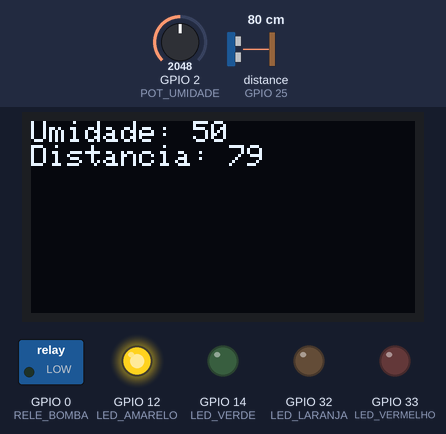
Recording of a program running on a simulated ESP32. On the bench: 128×64 one-colour display, switched loads named in the program (green lamp = pin HIGH), output pins drawn as LEDs (lit = HIGH). Wiring (from diagram.json): ultrasonic range finder: trigger GPIO 26; echo GPIO 25. Inputs (shaded band) come from the test bench; at power-on: distance to the obstacle (sensor on GPIO 25) 80 cm, GPIO 2 (POT_UMIDADE) = 2048. The echo pulse lasts 58.3 µs per cm; pins used as bus, display or sensor lines are not drawn; what the program prints to the serial monitor is not drawn.

Above: at 1.2 s.
1.3 s: distance to the obstacle (sensor on GPIO 25) set to 96 cm
At 6.6 s:
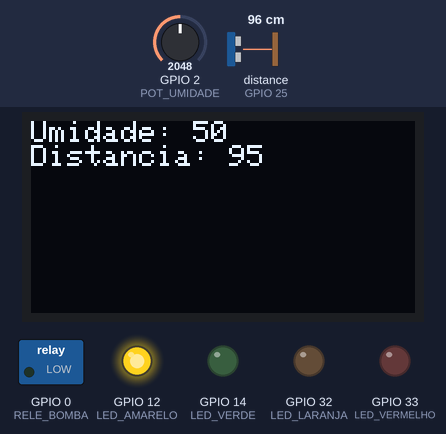
11.7 s: distance to the obstacle (sensor on GPIO 25) set to 104 cm
At 18.9 s:
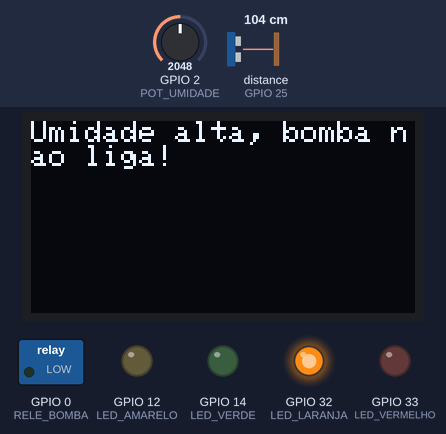
22.6 s: GPIO 2 (POT_UMIDADE) set to 885
At 26.9 s:
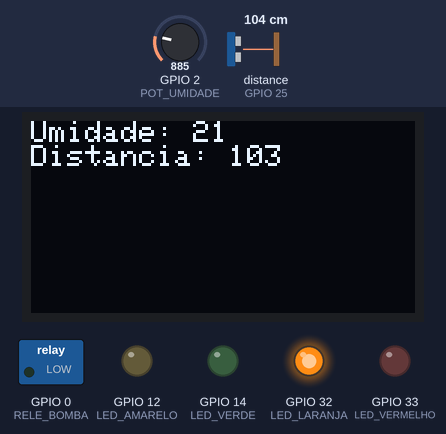
29.5 s: GPIO 2 (POT_UMIDADE) set to 760
At 33.7 s:
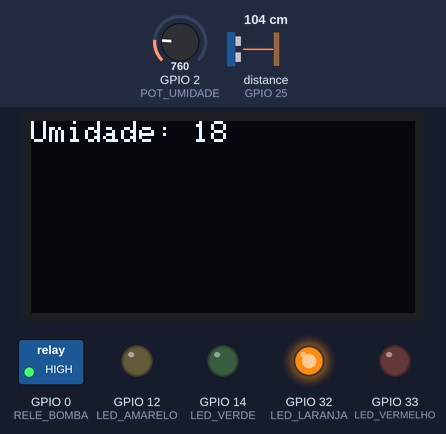
35.5 s: distance to the obstacle (sensor on GPIO 25) set to 199 cm
41.5 s: distance to the obstacle (sensor on GPIO 25) set to 205 cm
At 45.0 s:
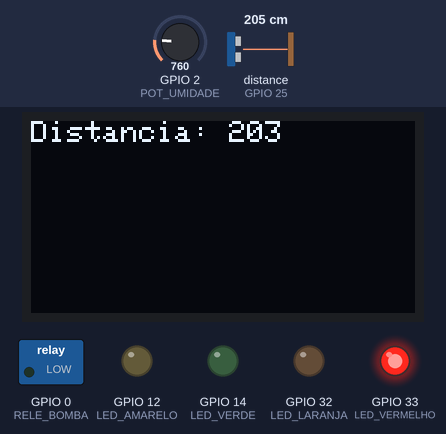
Timing chart, 0 to 46.5 s (numbered marks = the images above; inputs shaded):
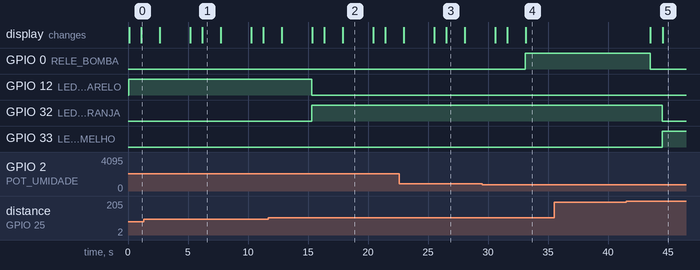

The program:

main.cpp
```cpp
#include <Arduino.h>
#include <sensor.h>
#include <indicadores_led.h>
#include <rele_bomba.h>
#include <tela_oled.h>

TelaOLED tela;

bool statusRele = 0;

void setup() {
  Serial.begin(115200);
  // Funcoes para ativar o sensor ultrassônico, os LEDs indicadores,
  // o relé da bomba e a tela OLED
  ativarSensorUltrassonico();
  ativarLedsIndicadores();
  iniciarReleBomba();

  // Inicialização da tela OLED
  tela.inicializar();
}

void loop() {
  // Leitura da umidade do potenciômetro
  float umidade = medirUmidade();

  // Leitura da distância do sensor ultrassônico
  long distancia = medirDistancia();

  if (distancia >= 200){
    atualizarLedVermelho(); // Acende o LED vermelho

    while (distancia >= 30) {
      distancia = medirDistancia(); // Atualiza a leitura da distância
      tela.exibirValor("Distancia", distancia); // Exibe a distância atualizada na tela OLED
      delay(1000); // Pequena pausa para evitar leituras muito rápidas
    }
  } else if (distancia < 200 && distancia > 100){
    atualizarLedLaranja(); // Acende o LED laranja

    // Exibe mensagem de alerta na tela OLED
    tela.exibirMensagem("Recipiente com pouca agua!");
    delay(1000); // Pequena pausa para evitar leituras muito rápidas

  } else if (distancia <= 100 && distancia > 30){
    atualizarLedAmarelo(); // Acende o LED amarelo

    // Exibe mensagem de alerta na tela OLED
    tela.exibirMensagem("Recipiente com agua suficiente!");
    delay(1000); // Pequena pausa para evitar leituras muito rápidas

  }else if (distancia <= 30){
    atualizarLedVerde(); // Acende o LED verde

    // Exibe mensagem de alerta na tela OLED
    tela.exibirMensagem("Recipiente cheio!");
    delay(1000); // Pequena pausa para evitar leituras muito rápidas
  }

   // Exibe umidade e distância na tela OLED
  tela.exibirDoisValores("Umidade", umidade, "Distancia", distancia);
  delay(1500); // Pequena pausa para evitar leituras muito rápidas

  if (umidade <= 20.0 && distancia < 170) {
    // Se a umidade estiver abaixo do limite e o recipiente tiver água suficiente, liga a bomba
    statusRele = 1; // Liga a bomba

  } else {
    if (umidade > 20.0) {
      // Se a umidade estiver acima do limite, nao liga a bomba
      tela.exibirMensagem("Umidade alta, bomba nao liga!");

    } else if (distancia >= 170) {
      // se o recipiente estiver quase vazio, nao liga a bomba
      tela.exibirMensagem("Recipiente abaixo do nivel minimo, bomba nao liga!");
    }
    statusRele = 0; // Desliga a bomba
    delay(1500); // Pequena pausa para evitar leituras muito rápidas
  }

  // Saida Centralizada para controle da bomba de água
  ligarBomba(statusRele); // Liga ou desliga a bomba com base no status do relé
  if (statusRele) {
    while (umidade < 85.0) {
      umidade = medirUmidade(); // Atualiza a leitura da umidade
      distancia = medirDistancia(); // Atualiza a leitura da distância

      tela.exibirValor("Umidade", umidade); // Exibe a umidade atualizada na tela OLED
      delay(1000); // Pequena pausa para evitar leituras muito rápidas

      if (distancia >= 200) {
        // se o recipiente estiver quase vazio, desliga a bomba
        tela.exibirMensagem("Recipiente abaixo do nivel minimo, adicione agua!");
        ligarBomba(0); // Desliga a bomba
        break; // Sai do loop para evitar que a bomba continue ligada
      }
    }
  }


  // Impressão da distância medida no monitor serial para depuração
  Serial.print("Distancia: ");
  Serial.print(distancia);
  Serial.println(" cm");

  // Impressão do status da bomba no monitor serial para depuração
  Serial.print("Status da Bomba: ");
  Serial.println(statusRele ? "Ligada" : "Desligada");

  // Pequena pausa para evitar leituras muito rápidas
  delay(1000);
}
```

indicadores_led.h
```cpp
#ifndef INCIDADORES_LED_H
#define INCIDADORES_LED_H

// Protótipo da função para configurar os pinos dos LEDs indicadores
void ativarLedsIndicadores();


/*
Protótipos das funções para controlar os LEDs indicadores de acordo com o CM
do sensor ultrassônico:
*/

void atualizarLedVerde();
void atualizarLedAmarelo();
void atualizarLedVermelho();
void atualizarLedLaranja();

#endif
```

rele_bomba.h
```cpp
#ifndef RELE_BOMBA_H
#define RELE_BOMBA_H

// Protótipo da função iniciar o relé da bomba
void iniciarReleBomba();

// Protótipo da função para ligar a bomba de água
void ligarBomba(bool estado);

#endif
```

sensor.h
```cpp
#ifndef SENSOR_H
#define SENSOR_H

// Prototipo Função para ativar o sensor ultrassônico
void ativarSensorUltrassonico();


// Protótipo Função para medir a distância usando o sensor ultrassônico
long medirDistancia();


// Medir a umidade pelo potenciômetro
float medirUmidade();

#endif
```

tela_oled.h
```cpp
#ifndef TELA_OLED_H
#define TELA_OLED_H

#include <Adafruit_GFX.h>
#include <Adafruit_SSD1306.h>

// Classe para gerenciar o display OLED
class TelaOLED {
public:
    TelaOLED();
    void inicializar();
    void exibirMensagem(const char* mensagem);
    void exibirValor(const char* label, long valor);
    void exibirDoisValores(const char* label1, long valor1, const char* label2, long valor2);
    void limparTela();
private:
    Adafruit_SSD1306 display;
};

#endif // TELA_OLED_H
```

indicadores_led.cpp
```cpp
#include <Arduino.h>
#include <config.h>

// Função para configurar os pinos dos LEDs como saída
void ativarLedsIndicadores() {
    pinMode(LED_VERMELHO, OUTPUT);
    pinMode(LED_LARANJA, OUTPUT);
    pinMode(LED_AMARELO, OUTPUT);
    pinMode(LED_VERDE, OUTPUT);
}

/*
Função para atualizar os LEDs indicadores com base na distância medida
- LED_VERMELHO: Indica que o nível de água está crítico (distância muito alta).
- LED_LARANJA: Indica que o nível de água está baixo (distância alta).
- LED_AMARELO: Indica que o nível de água está moderado (distância média).
- LED_VERDE: Indica que o nível de água está adequado (distância baixa).
*/
void atualizarLedVermelho(){
    digitalWrite(LED_VERDE, LOW);
    digitalWrite(LED_AMARELO, LOW);
    digitalWrite(LED_LARANJA, LOW);
    digitalWrite(LED_VERMELHO, HIGH);
}
void atualizarLedLaranja(){
    digitalWrite(LED_VERDE, LOW);
    digitalWrite(LED_AMARELO, LOW);
    digitalWrite(LED_LARANJA, HIGH);
    digitalWrite(LED_VERMELHO, LOW);
}
void atualizarLedAmarelo(){
    digitalWrite(LED_VERDE, LOW);
    digitalWrite(LED_AMARELO, HIGH);
    digitalWrite(LED_LARANJA, LOW);
    digitalWrite(LED_VERMELHO, LOW);
}
void atualizarLedVerde(){
    digitalWrite(LED_VERDE, HIGH);
    digitalWrite(LED_AMARELO, LOW);
    digitalWrite(LED_LARANJA, LOW);
    digitalWrite(LED_VERMELHO, LOW);
}
```

rele_bomba.cpp
```cpp
#include <Arduino.h>
#include <config.h>

// Função para ativar o relé da bomba
void iniciarReleBomba(){
    pinMode(RELE_BOMBA, OUTPUT); // Configura o pino do relé como saída
}

// Função para ligar a bomba
void ligarBomba(bool estado){
    digitalWrite(RELE_BOMBA, estado); // Ativa o relé (liga ou desliga a bomba)
}
```

sensor.cpp
```cpp
#include <Arduino.h>
#include <config.h>

// Função para ativar o sensor ultrassônico
void ativarSensorUltrassonico(){
    // Configura os pinos do sensor ultrassônico
    pinMode(TRIGGER, OUTPUT);
    pinMode(ECHO, INPUT);
}

// Função para medir a distância usando o sensor ultrassônico
long medirDistancia(){
    // Envia um pulso de 10 microsegundos para o pino de trigger
    digitalWrite(TRIGGER, LOW);
    delayMicroseconds(2);
    digitalWrite(TRIGGER, HIGH);
    delayMicroseconds(10);
    digitalWrite(TRIGGER, LOW);

    // Lê o tempo do pulso de retorno no pino de echo
    long duration = pulseIn(ECHO, HIGH);

    // Calcula a distância em centímetros (velocidade do som é aproximadamente 343 m/s)
    long distance = duration * 0.034 / 2;

    return distance;
}

// Função para medir a umidade usando o potenciômetro
float medirUmidade() {
    // Lê o valor analógico do potenciômetro
    int valorAnalogico = analogRead(POT_UMIDADE);

    // Converte o valor analógico para um valor de umidade (0 a 100%)
    float umidade = (valorAnalogico / 4095.0) * 100.0;

    return umidade;
}
```

tela_oled.cpp
```cpp
#include <Arduino.h>
#include <tela_oled.h>
#include <Wire.h>
#include <config.h>

// Definições para o display OLED
#define SCREEN_WIDTH 128 // Largura do display OLED em pixels
#define SCREEN_HEIGHT 64 // Altura do display OLED em pixels
#define OLED_RESET     -1 // Reset pin # (ou -1 se compartilhado com o microcontrolador)

Adafruit_SSD1306 display(SCREEN_WIDTH, SCREEN_HEIGHT, &Wire, OLED_RESET);

// Implementação da classe TelaOLED
// Construtor que inicializa o display OLED com as dimensões e pino de reset definidos
TelaOLED::TelaOLED() : display(SCREEN_WIDTH, SCREEN_HEIGHT, &Wire, OLED_RESET) {
}

// Método para inicializar o display OLED
void TelaOLED::inicializar() {
    Wire.begin(SDA_PIN, SCL_PIN);// Inicializa a comunicação I2C com os pinos definidos

    if (!display.begin(SSD1306_SWITCHCAPVCC, 0x3C)) {   // Endereço I2C do display
        Serial.println(F("Falha na alocação do SSD1306"));
        for (;;);               // Loop infinito se a alocação falhar
    }

    display.clearDisplay();     // Limpa o buffer do display
    display.setTextSize(1);     // Define o tamanho do texto
    display.setTextColor(SSD1306_WHITE);    // Define a cor do texto
    display.setCursor(0, 0);    // Define a posição do cursor
    display.println(F("Sistema de monitoramento")); // Exibe mensagem de inicialização
    display.display();          // Atualiza o display para mostrar a mensagem
}

// Método para exibir uma mensagem no display OLED
void TelaOLED::exibirMensagem(const char* mensagem) {
    display.clearDisplay();     // Limpa o buffer do display
    display.setCursor(0, 0);    // Define a posição do cursor
    display.println(mensagem);  // Exibe a mensagem fornecida
    display.display();          // Atualiza o display para mostrar a mensagem
}

// Método para exibir um valor numérico com um rótulo no display OLED
void TelaOLED::exibirValor(const char* label, long valor) {
    display.clearDisplay();     // Limpa o buffer do display
    display.setCursor(0, 0);    // Define a posição do cursor
    display.print(label);       // Exibe o rótulo fornecido
    display.print(": ");        // Adiciona um separador entre o rótulo e o valor
    display.println(valor);     // Exibe o valor numérico fornecido
    display.display();          // Atualiza o display para mostrar o rótulo e o valor
}
void TelaOLED::exibirDoisValores(const char* label1, long valor1, const char* label2, long valor2) {
    display.clearDisplay();     // Limpa o buffer do display
    display.setCursor(0, 0);    // Define a posição do cursor
    display.print(label1);      // Exibe o primeiro rótulo fornecido
    display.print(": ");        // Adiciona um separador entre o rótulo e o valor
    display.println(valor1);    // Exibe o primeiro valor numérico fornecido

    display.print(label2);      // Exibe o segundo rótulo fornecido
    display.print(": ");        // Adiciona um separador entre o rótulo e o valor
    display.println(valor2);    // Exibe o segundo valor numérico fornecido

    display.display();          // Atualiza o display para mostrar os rótulos e os valores
}

void TelaOLED::limparTela() {
    display.clearDisplay();     // Limpa o buffer do display
    display.display();          // Atualiza o display para mostrar a tela limpa
}
```

config.h
```cpp
#ifndef CONFIG_H
#define CONFIG_H

// ===CONFIGURAÇÕES GERAIS===
// - Conexões dos pinos

// Tela OLED
#define SDA_PIN 21
#define SCL_PIN 22

// Sensor Ultrassonico
#define TRIGGER 26
#define ECHO 25

// Potenciometro Setpoint
#define POT_UMIDADE 2

// Bomba de água
#define RELE_BOMBA 0

// Leds indicadores
#define LED_VERMELHO 33
#define LED_LARANJA 32
#define LED_AMARELO 12
#define LED_VERDE 14

#endif
```

Measured:
- the behaviour switches between 101 and 102 cm on distance to the obstacle (sensor on GPIO 25) (found by bisection; images 1 and 2)
- the behaviour switches between 820 and 819 on GPIO 2 (POT_UMIDADE) (found by bisection; images 3 and 4)
- the behaviour switches between 201 and 202 cm on distance to the obstacle (sensor on GPIO 25) (found by bisection; images 4 and 5)
- after the input at 11.7 s, GPIO 12 (LED_AMARELO): HIGH → LOW after 3.6 s; GPIO 32 (LED_LARANJA): LOW → HIGH after 3.6 s; the display: first differs from a run without the input after 3.6 s (image 2 shows a later state)
- after the input at 29.5 s, GPIO 0 (RELE_BOMBA): LOW → HIGH after 3.6 s
- after the input at 35.5 s, every drawn part: stays the same
- after the input at 41.5 s, GPIO 0 (RELE_BOMBA): HIGH → LOW after 2.0 s; GPIO 32 (LED_LARANJA): HIGH → LOW after 3.0 s; GPIO 33 (LED_VERMELHO): LOW → HIGH after 3.0 s; the display: first changes after 2.0 s (image 5 shows a later state)
- what the display in image 1 shows lasts 1.5 s, from 6.2 s to 7.7 s
